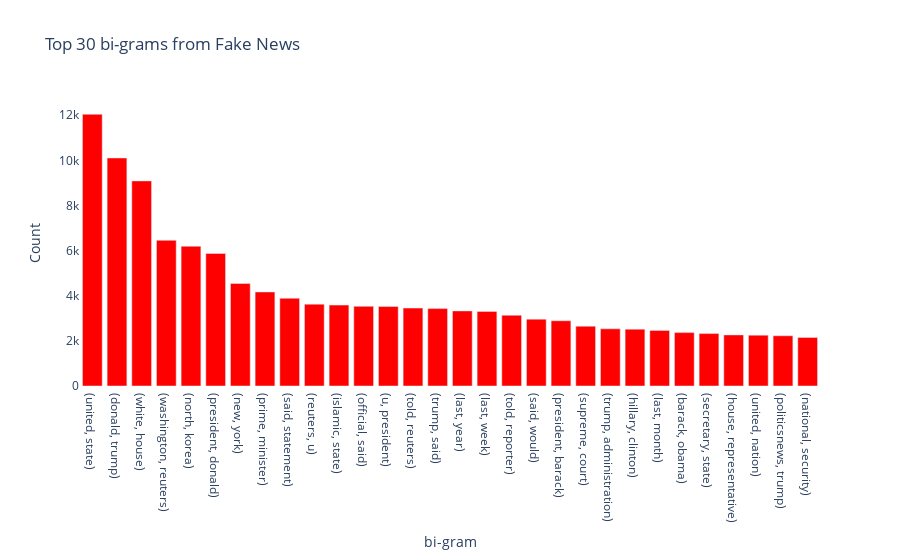

Here is the notebook cell this chart was saved with:
### Code cell
plot_data = [
    go.Bar(
        x=bigramFake['in'],
        y=bigramFake[0],
        #name='True',
        #x_axis="OTI",
        #y_axis="time",
        marker = dict(
            color = 'Red'
        )
    )
]
plot_layout = go.Layout(
        title='Top 30 bi-grams from Fake News',
        yaxis_title='Count',
        xaxis_title='bi-gram',
        plot_bgcolor='rgba(0,0,0,0)'
    )
fig = go.Figure(data=plot_data, layout=plot_layout)
pyofl.iplot(fig)

### Figure 1 — Plotly figure (JSON) as saved in the notebook; plotly's stock layout.template omitted (floating-point values rounded to 4 significant figures)
{"data": [{"marker": {"color": "Red"}, "type": "bar", "x": ["(united, state)", "(donald, trump)", "(white, house)", "(washington, reuters)", "(north, korea)", "(president, donald)", "(new, york)", "(prime, minister)", "(said, statement)", "(reuters, u)", "(islamic, state)", "(official, said)", "(u, president)", "(told, reuters)", "(trump, said)", "(last, year)", "(last, week)", "(told, reporter)", "(said, would)", "(president, barack)", "(supreme, court)", "(trump, administration)", "(hillary, clinton)", "(last, month)", "(barack, obama)", "(secretary, state)", "(house, representative)", "(united, nation)", "(politicsnews, trump)", "(national, security)"], "y": [12043, 10107, 9091, 6458, 6194, 5874, 4544, 4168, 3889, 3627, 3586, 3530, 3523, 3454, 3431, 3328, 3307, 3135, 2963, 2891, 2651, 2534, 2520, 2465, 2366, 2323, 2264, 2253, 2227, 2154]}], "layout": {"plot_bgcolor": "rgba(0,0,0,0)", "title": {"text": "Top 30 bi-grams from Fake News"}, "xaxis": {"title": {"text": "bi-gram"}}, "yaxis": {"title": {"text": "Count"}}}}
